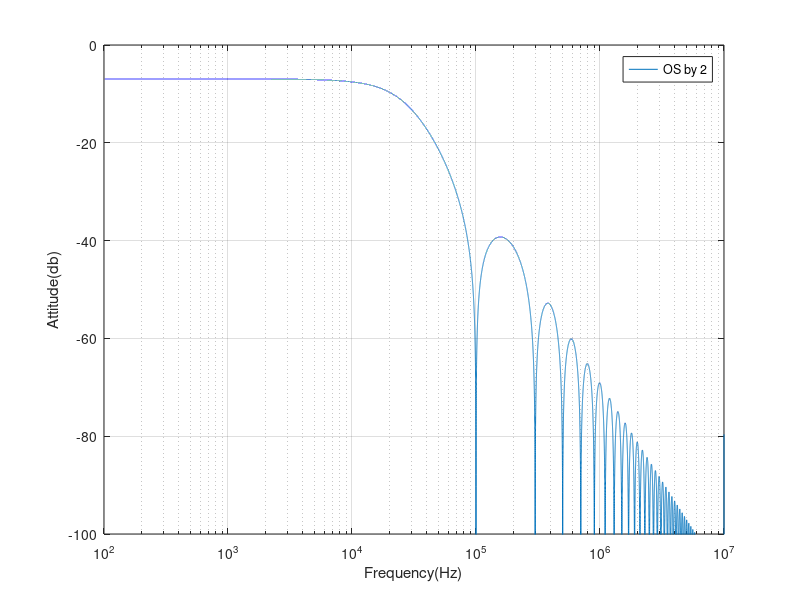

This figure's MATLAB source:
clear;

R = 2;
% system bode function
%sys = tf([-1.376e10],[1,2.933e5,3.059e10]);
%[mag,phase,wout] = bode(sys,w);
%magdb = 20*log10(reshape(mag(1,1,:),1,len));

%f=logspace(-2,8,90001);
f=logspace(2,7,60001);
w = 2*pi*f;
len = size(f,2);
%bode(sys,w)

H1 = (-1.376e10)./((w*1i).^2 + 2.933e5*(w*1i) + 3.059e10);
abH1 = abs(H1);
magdb1 = 20*log10(abH1);

%R = 16;
M = 1;
N = 1;
Fs = 200000;
H2 = abs((sin((R*M/Fs/2)*w)./(R*M * sin(w./(Fs*2))))).^N;
abH2 = abs(H2);
magdb2 = 20*log10(abH2);

H = H1.*H2;
abH = abs(H);
magdball = 20*log10(abH);

figure;
semilogx(f,magdball(:))
xlabel('Frequency(Hz)')
ylabel('Attitude(db)')
legend(['OS by ', sprintf('%d',R)])
ylim([-100 0])
grid on
